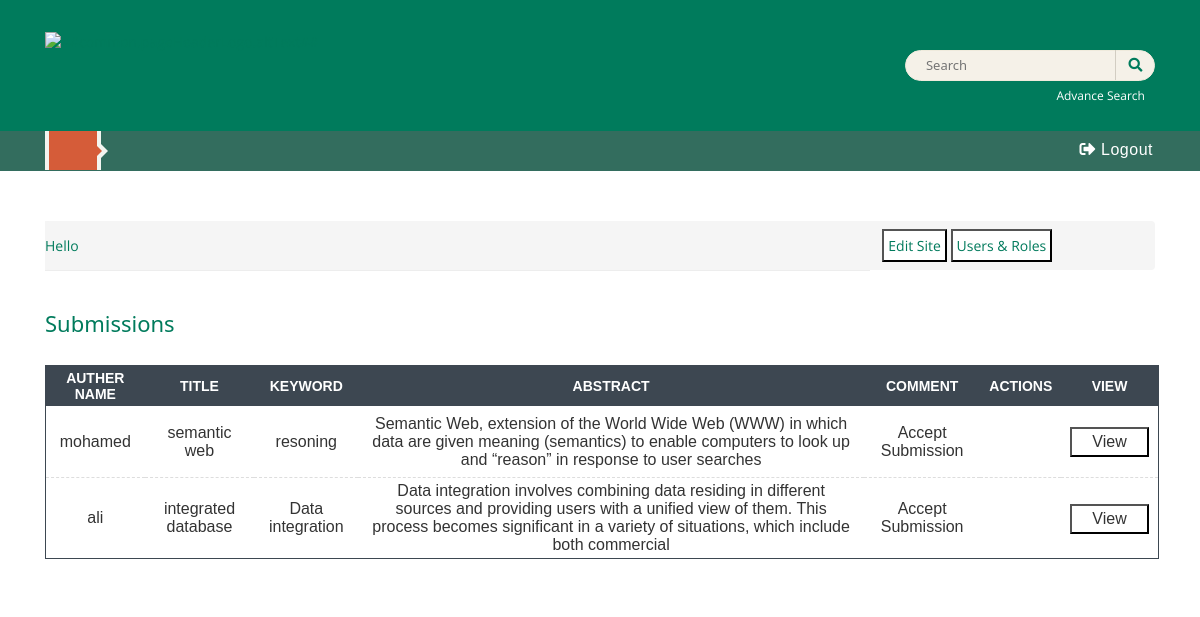
/Admin_submmisions.php, run on the app's committed database.
### tables this page shows
CREATE TABLE `submissions` (
  `id` int(11) NOT NULL,
  `auther_id` int(11) NOT NULL,
  `auther_name` varchar(150) NOT NULL,
  `title` varchar(250) NOT NULL,
  `keywords` varchar(250) NOT NULL,
  `abstract` varchar(250) NOT NULL,
  `comment` varchar(1000) NOT NULL,
  `article` varchar(100) NOT NULL,
  `file_kind` varchar(250) NOT NULL,
  `status` enum('Incomplete','submission','Decline Submission','Copy Editing','reviewing','Accept Submission','Revisions Required','Resubmit for Review','Resubmit Elsewhere') DEFAULT 'Incomplete',
  `created_at` timestamp NOT NULL DEFAULT current_timestamp(),
  `last_modification` timestamp NOT NULL DEFAULT current_timestamp() ON UPDATE current_timestamp()
);

### Admin_submmisions.php (the view, shortened to what this page needs)
<?php
 include 'conn.php';
 $Managername=$_SESSION['givenname'];
?>
  <!DOCTYPE html>
  <html lang="en" xml:lang="en">
  <head>
  <link rel="stylesheet" href="css_1.css" type="text/css" />
  <link rel="stylesheet" href="css_2.css" type="text/css" />
  <link rel="stylesheet" href="css_3.css" type="text/css" />
  <link rel="stylesheet" href="css_4.css" type="text/css" />
  <link rel="stylesheet" href="css_5.css" type="text/css" />
  <link rel="stylesheet" href="css_6.css" type="text/css" />
  <link rel="stylesheet" href="css_7.css" type="text/css" />
  <link rel="stylesheet" href="https://use.fontawesome.com/releases/v5.2.0/css/all.css?v=3.4.0.1" type="text/css" />
  <link rel="stylesheet" href="css_9.css" type="text/css" />
  <link rel="stylesheet" href="css_10.css" type="text/css" />
  <link rel="stylesheet" href="https://cdnjs.cloudflare.com/ajax/libs/font-awesome/5.15.4/css/all.min.css">
  </head>
  <body>
  <header><meta http-equiv="Content-Type" content="text/html; charset=utf-8">
      <div class="container topHeadSocial">
          <div class="row">
              <div class="col-md-10">
      <a href="Admin_submmisions.php" class="logo" >
                      <img class="journal-logo" src="https://ojs3modern17.openjournalsystems.com/public/site/pageHeaderTitleImage_en_US.png"
               alt="##common.pageHeaderLogo.altText##">
      </a>
              </div>
              <div class="col-md-2">
                  <div class="topSearch">
                      <div id="searchWrpNav">
                        <div class="searchCntNav">
                          <form class="" role="search" method="post" action="https://ojs3modern17.openjournalsystems.com/index.php/index/search/search">
    <div class="form-group">
      <input class="" name="query" value="" type="text" aria-label="Search Query" placeholder="Search">
    </div>
    <button type="submit" class=""><i class="fa fa-search"></i></button>
  </form>
                        </div>
                  </div>
                      <a href="https://ojs3modern17.openjournalsystems.com/index.php/index/search/search" class="advanceSearch">Advance Search</a>
                  </div>
              </div>
          </div>
      </div>
              <div class="navigation">
          <div class="container">
              <div class="row">
                  <div class="col-md-8">
                                          <div id="modal-on-small" class="menu1">
                          <div id="primary-nav-wraper" class="">
      <ul id="navigationPrimary" class="pkp_navigation_primary nav nav-tabs">
                                                  <li class=" nav-item">
                      <a class="nav-link"
                         href="Home.page.php">Home</a>
                  </li>
                          </ul>
                        </div>
                    </div>
                </div>
                <div class="col-md-4">
                    <div class="navRight">
    <ul id="navigationUser" class="pkp_navigation_user nav nav-tabs">
        <li class=" nav-item">
            <a href="Home.page.php" style="font-size: medium;margin-top: -0.4rem;" class="nav-link"><i class="fas fa-sign-out-alt"></i> Logout</a>
                                            </ul>
            </div>
        </div>
    </div>
</div>
</div>
</header>
<div class="main container">
<div class="row">
<div class="leftcolumn  col-md-9 ">
  <main class="page page_register">
    <div class="pa">
<nav class="cmp_breadcrumbs" role="navigation" aria-label="You are here:">
    <ol class="breadcrumb">
        <li>
            <a href="Admin_submmisions.php">
                Hello <?php echo $Managername ;?>
            </a>
            <form action="Admin_site_edit.html" class="form" method="post" style="margin-left: 80rem;">
                <input type="submit" name="submit" value="Edit Site">
            </form>
            <form action="Admin_Users_Roles.php" class="form" method="post">
            <input type="submit" name="submit" value="Users & Roles">
        </form>
        </li>
    </ol>
</nav>
<br>
   <h1>Submissions</h1>
   <br>
 <table id="usersTable">
   <thead>
     <tr>
       <th style="text-align: center;">Auther Name </th>
       <th style="text-align: center;">Title</th>
       <th style="text-align: center;">keyword </th>
       <th style="text-align: center;">abstract </th>
       <th style="text-align: center;">Comment</th>
       <th style="text-align:center;">Actions</th>
       <th style="text-align: center;">View</th>
     </tr>
   </thead>
        <?php
           $query = "SELECT id,auther_id,auther_name,title,keywords,abstract,comment,status FROM submissions ";
           $result = mysqli_query($conn, $query);
           if ($result) {
             while ($row = mysqli_fetch_assoc($result)) {
        ?>
   <tbody style="font-size: medium; text-align: center;">
    <tr>
        <td style="text-align: center;"><?php echo $gname=$row['auther_name'];?></td>
        <td style="text-align: center;"><?php echo $title=$row['title'];?></td>
        <td style="text-align: center;"><?php echo $keywords=$row['keywords'];?></td>
        <td style="text-align: center;"><?php echo $abstract=$row['abstract'];?></td>
        <td style="text-align: center;"><?php echo $status=$row['status'];?></td>
        <td style="text-align:center;">
        </td>
        <td style="text-align: center;">
            <form action="Admin_view_submission.php?artical_id=<?php echo $row['id']; ?>" class="view-form" method="post">
                <input id="vie" type="submit" name="submit" value="View" style="padding:4 20px;margin-top:17px;">
            </form>
        </td>
      </tr>
      <?php
          }
        }
        ?>
   </tbody>
   </table>
</div>

### css_2.css (style rules this page uses)
img { max-width: 400px }
body { font-family: 'Cardo', serif; color: #000; font-size: 18px; font-weight: 400; -webkit-font-smoothing: antialiased; -webkit-text-size-adjust: none; -moz-osx-font-smoothing: grayscale; text-rendering: optimizeLegibility }
h1, h2, h3, h4, h5, h6 { font-family: 'Cardo', serif; font-weight: bold }
p, li, blockquote, cite, dd, legend { font-family: 'Cardo', serif; line-height: 1.5 }
dt, address, table, label { font-family: 'Montserrat', sans-serif; font-size: smaller }
ol { list-style: none; counter-reset: item }
ol li:before { font-family: 'Montserrat', sans-serif; font-size: smaller; counter-increment: item; content: counter(item) '. ' }
li { margin-bottom: 0.25em }
a { color: #000; background-color: transparent; text-decoration: none; border-bottom: .05em solid #ffd120; -webkit-box-shadow: inset 0 -4px 0 #ffd120; box-shadow: inset 0 -4px 0 #ffd120; overflow-wrap: break-word; word-break: break-word; word-wrap: break-word }
header a, footer a { box-shadow: none }
p, li, a, blockquote { font-family: 'Cardo', serif }
.nav-link { color: #fff; font-family: 'Montserrat', sans-serif; font-size: 14px }
table, .table { border-bottom: 1px solid #ddd }
table th, .table th, table td, .table td { padding-left: 0 }
@media (min-width:992px) { header .nav-link { margin-left: -15px } }
.nav-tabs .nav-link { border: 0 }
#navigationUser { justify-content: flex-end; border-bottom: 0 }
#navigationUser a, #user-nav-wraper a { font-size: 12px; border: 0 }
.journal-logo { max-height: 100px }
@media (min-width:992px) { #modal-on-small { display: block } }
@media (min-width:992px) { #navigationPrimary { border: 0; justify-content: space-between; padding-bottom: 15px } }
@media (min-width:992px) { #navigationPrimary .nav-link { text-transform: uppercase } }
.cmp_breadcrumbs { margin-top: 26px; margin-bottom: 20px }

### css_7.css (style rules this page uses)
header { background: #007b5c !important }
body { background: #fff !important }
.navigation { background: #336d5e !important }
header .navigation ul#navigationPrimary li:first-child { background: #d55c39 !important }
header .navigation ul#navigationPrimary li:first-child::after { border-left-color: #d55c39 !important }
header .navigation #navigationPrimary .nav-link, #user-dashboard-link, #navigationUser a.nav-link, #user-nav-wraper a, #languageNav .dropdown-toggle { color: #fff }
a, a:visited, a:link, #sidebar .content li a { color: #007b5c }
nav.cmp_breadcrumbs ol.breadcrumb li a { color: #007b5c !important }
.nav.nav-pills a, .read_more, button { color: #007b5c !important }

### css_9.css (style rules this page uses)
.fa { display: inline-block; font: normal normal normal 14px/1 FontAwesome; font-size: inherit; text-rendering: auto; -webkit-font-smoothing: antialiased; -moz-osx-font-smoothing: grayscale; }
.fa-search:before { content: "\f002"; }

### Admin_submmisions.php (style rules this page uses)
.journal-logo { max-width: 300px; margin-top: -6px; }
.form { display: inline; color:#007a5c; }
form input { background-color: white; border-style: outset; padding: 4px; }
table { width:135%; margin: 0 auto; border-collapse: collapse; border: 0.5px solid #3d4751 }

### data on the page
submissions: auther_name "mohamed", title "semantic web", keywords "resoning", abstract "Semantic Web, extension of the World Wide Web (WWW) in which data are given meaning (semantics) to enable computers to look up and “reason” in response to user searches", status "Accept Submission"
submissions: auther_name "ali", title "integrated database", keywords "Data integration", abstract "Data integration involves combining data residing in different sources and providing users with a unified view of them. This process becomes significant in a variety of situations, which include both commercial", status "Accept Submission"
